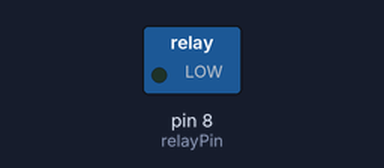
Recording of a sketch running on a simulated Arduino Uno, built with avr-gcc and run on an emulated ATmega328P. Shown: switched loads named in the sketch (green lamp = pin HIGH). What the sketch prints to the serial monitor is not drawn.

Above: at 1.5 s.
At 4.5 s:
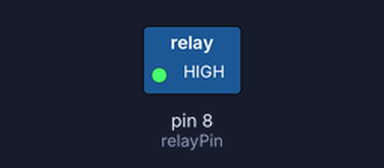
Timing chart, 0 to 7.8 s (numbered marks = the images above):
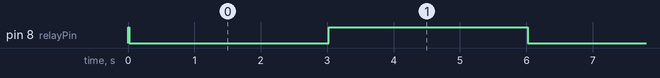

The sketch:

Lab14_Relay_Control.ino
```cpp
// ============================================================
// Lab 27: Digital Output - Relay Control (220V Load)
// AtSoftMaker | Embedded System - Arduino
// บอร์ด: Arduino UNO / MEGA
// ============================================================

const int relayPin = 8;

// Relay Module ส่วนใหญ่เป็น Active LOW (LOW = ON)
// หากโมดูลของคุณเป็น Active HIGH ให้สลับสองค่านี้
const int RELAY_ON  = LOW;
const int RELAY_OFF = HIGH;

void setup() {
  Serial.begin(9600);
  pinMode(relayPin, OUTPUT);
  digitalWrite(relayPin, RELAY_OFF);   // ปิดไว้ก่อนเพื่อความปลอดภัย
  Serial.println("--- Lab 27: Relay Control ---");
}

void loop() {
  Serial.println("สั่ง Relay: ON (โหลดทำงาน)");
  digitalWrite(relayPin, RELAY_ON);
  delay(3000);

  Serial.println("สั่ง Relay: OFF (ตัดโหลด)");
  digitalWrite(relayPin, RELAY_OFF);
  delay(3000);
}
```

Measured:
- by itself, pin 8 (relayPin): alternates HIGH for 3.0 s and LOW for 3.0 s
